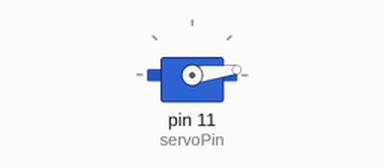
Simulated run of this sketch. Board: Arduino Uno, built with avr-gcc and run on an emulated ATmega328P. Parts: servo.

Above: at 0.05 s.
At 0.85 s:
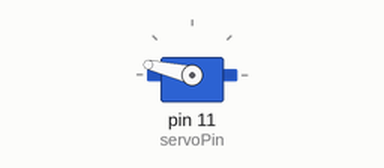
At 1.2 s:
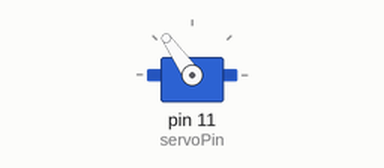
At 1.7 s:
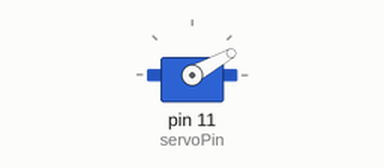
Timing chart, 0 to 4.2 s (numbered marks = the images above):
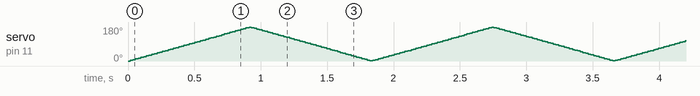

The sketch:

13-1.ino
```cpp
#include <Servo.h>

Servo myServo;
int servoPin = 11;

void setup() {
  myServo.attach(servoPin);
}

void loop() {
  int angle;
  for(angle=0; angle<180; angle++){
    myServo.write(angle);
    delay(5);
  }
  for(angle=180; angle>0; angle--){
    myServo.write(angle);
    delay(5);
  }
}
```
